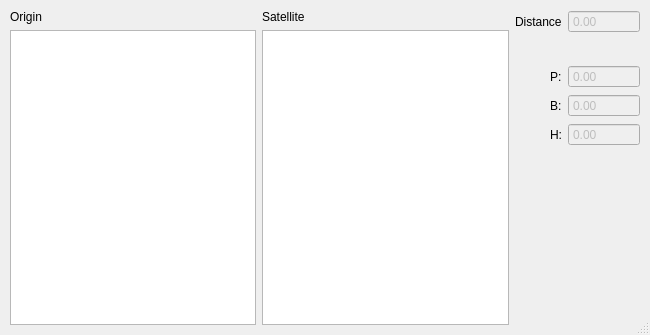
<?xml version="1.0" encoding="UTF-8"?>
<ui version="4.0">
 <class>fso::fred::dialogs::RelativeCoordinatesDialog</class>
 <widget class="QDialog" name="fso::fred::dialogs::RelativeCoordinatesDialog">
  <property name="windowModality">
   <enum>Qt::WindowModal</enum>
  </property>
  <property name="geometry">
   <rect>
    <x>0</x>
    <y>0</y>
    <width>650</width>
    <height>335</height>
   </rect>
  </property>
  <property name="windowTitle">
   <string>Calculate Relative Coordinates</string>
  </property>
  <property name="sizeGripEnabled">
   <bool>true</bool>
  </property>
  <property name="modal">
   <bool>true</bool>
  </property>
  <layout class="QHBoxLayout" name="horizontalLayout">
   <property name="spacing">
    <number>6</number>
   </property>
   <property name="leftMargin">
    <number>10</number>
   </property>
   <property name="topMargin">
    <number>10</number>
   </property>
   <property name="rightMargin">
    <number>10</number>
   </property>
   <property name="bottomMargin">
    <number>10</number>
   </property>
   <item>
    <layout class="QVBoxLayout" name="originLayout">
     <item>
      <widget class="QLabel" name="originLabel">
       <property name="text">
        <string>Origin</string>
       </property>
      </widget>
     </item>
     <item>
      <widget class="QListWidget" name="originListWidget"/>
     </item>
    </layout>
   </item>
   <item>
    <layout class="QVBoxLayout" name="satelliteLayout">
     <item>
      <widget class="QLabel" name="satelliteLabel">
       <property name="text">
        <string>Satellite</string>
       </property>
      </widget>
     </item>
     <item>
      <widget class="QListWidget" name="satelliteListWidget"/>
     </item>
    </layout>
   </item>
   <item>
    <layout class="QFormLayout" name="resultsLayout">
     <property name="labelAlignment">
      <set>Qt::AlignRight|Qt::AlignTrailing|Qt::AlignVCenter</set>
     </property>
     <item row="0" column="0">
      <widget class="QLabel" name="distanceLabel">
       <property name="text">
        <string>Distance</string>
       </property>
      </widget>
     </item>
     <item row="0" column="1">
      <widget class="QDoubleSpinBox" name="distanceDoubleSpinBox">
       <property name="enabled">
        <bool>false</bool>
       </property>
       <property name="buttonSymbols">
        <enum>QAbstractSpinBox::NoButtons</enum>
       </property>
       <property name="maximum">
        <double>16777215.000000000000000</double>
       </property>
      </widget>
     </item>
     <item row="1" column="0">
      <spacer name="formSpacer1">
       <property name="orientation">
        <enum>Qt::Horizontal</enum>
       </property>
       <property name="sizeHint" stdset="0">
        <size>
         <width>40</width>
         <height>20</height>
        </size>
       </property>
      </spacer>
     </item>
     <item row="1" column="1">
      <spacer name="formSpacer2">
       <property name="orientation">
        <enum>Qt::Horizontal</enum>
       </property>
       <property name="sizeHint" stdset="0">
        <size>
         <width>40</width>
         <height>20</height>
        </size>
       </property>
      </spacer>
     </item>
     <item row="2" column="0">
      <widget class="QLabel" name="pitchLabel">
       <property name="text">
        <string>P:</string>
       </property>
      </widget>
     </item>
     <item row="3" column="0">
      <widget class="QLabel" name="bankLabel">
       <property name="text">
        <string>B:</string>
       </property>
      </widget>
     </item>
     <item row="4" column="0">
      <widget class="QLabel" name="headingLabel">
       <property name="text">
        <string>H:</string>
       </property>
      </widget>
     </item>
     <item row="2" column="1">
      <widget class="QDoubleSpinBox" name="pitchDoubleSpinBox">
       <property name="enabled">
        <bool>false</bool>
       </property>
       <property name="buttonSymbols">
        <enum>QAbstractSpinBox::NoButtons</enum>
       </property>
       <property name="minimum">
        <double>-16777215.000000000000000</double>
       </property>
       <property name="maximum">
        <double>16777215.000000000000000</double>
       </property>
      </widget>
     </item>
     <item row="3" column="1">
      <widget class="QDoubleSpinBox" name="bankDoubleSpinBox">
       <property name="enabled">
        <bool>false</bool>
       </property>
       <property name="buttonSymbols">
        <enum>QAbstractSpinBox::NoButtons</enum>
       </property>
       <property name="minimum">
        <double>-16777215.000000000000000</double>
       </property>
       <property name="maximum">
        <double>16777215.000000000000000</double>
       </property>
      </widget>
     </item>
     <item row="4" column="1">
      <widget class="QDoubleSpinBox" name="headingDoubleSpinBox">
       <property name="enabled">
        <bool>false</bool>
       </property>
       <property name="buttonSymbols">
        <enum>QAbstractSpinBox::NoButtons</enum>
       </property>
       <property name="minimum">
        <double>-16777215.000000000000000</double>
       </property>
       <property name="maximum">
        <double>16777215.000000000000000</double>
       </property>
      </widget>
     </item>
    </layout>
   </item>
  </layout>
 </widget>
 <resources/>
 <connections/>
</ui>
